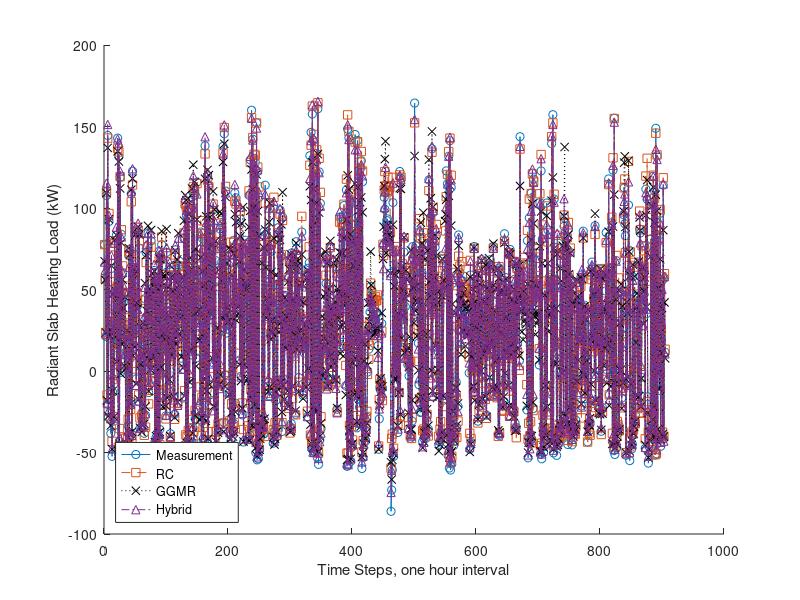

Source code (MATLAB):
% rc_t=readtable('data/_rc_saved_6_measured_modeled.csv');
% rc_pre = rc_t{4033:end,2};
% rc_pre = rc_pre.';
% 
% 
% test_hours = fix(size(rc_pre,2) / 12);
% rc_pre_t = reshape(rc_pre, 12, test_hours );
% rc_pre_t = sum(rc_pre_t);
% 
% hourly_rc = rc_pre_t;
% save('data/hourly_rc','hourly_rc');

load('data/hourly_measure.mat');
load('data/hourly_rc.mat');
load('data/hourly_ggmr_flow_no_rc.mat');
load('data/hourly_ggmr_flow_with_rc.mat');
load('data/hourly_hybrid_flow_with_rc.mat');

hourly_act_ggmr2_hybrid = [hourly_measure;hourly_rc;hourly_ggmr_flow_no_rc;hourly_ggmr_flow_with_rc;hourly_hybrid_flow_with_rc]./1000;

hold on
plot(hourly_act_ggmr2_hybrid(1,:),'-o')
plot(hourly_act_ggmr2_hybrid(2,:),'--s')
plot(hourly_act_ggmr2_hybrid(4,:),':x','Color',[0 0 0])
plot(hourly_act_ggmr2_hybrid(5,:),'-.^')
legend({'Measurement','RC','GGMR','Hybrid'},'Location','southwest')
xlabel('Time Steps, one hour interval')
ylabel('Radiant Slab Heating Load (kW)')
savefig("data/hourly_comparison.fig")